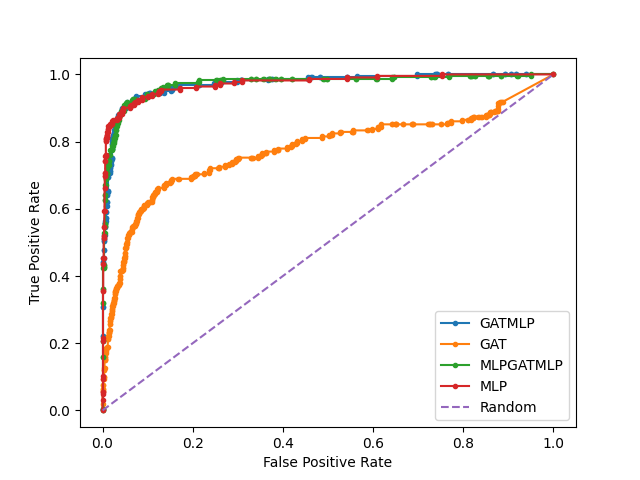

Write the Python code that produced this figure.
__version__ = '1.0.0'
__author__ = 'Martino Pulici'


import argparse
import glob
import os
import random

import matplotlib.pyplot as plt
import numpy as np
import pandas as pd
from sklearn.metrics import roc_curve, roc_auc_score
import torch
from torch.autograd import Variable
import torch.nn as nn
import torch.optim as optim

from aml.load_data import load_data
from aml.models import GAT, GAT_MLP, MLP, MLP_GAT_MLP, SLP
from aml.utils import best_f1, evaluate


# Perform testing
def test():
    model.eval()
    output = model(features, adj)
    _, threshold = best_f1(output[idx_val], labels[idx_val])
    loss_test = loss(output[idx_test], labels[idx_test].unsqueeze(1))
    acc_test, prec_test, rec_test, f1_test = evaluate(
        output[idx_test], labels[idx_test], threshold=threshold)
    lr_auc = roc_auc_score(
        labels[idx_test].data.tolist(),
        output[idx_test].data.tolist())
    print(file,
          'loss = {:.3f},'.format(loss_test.data.item()),
          'accuracy = {:.3f},'.format(acc_test),
          'precision = {:.3f},'.format(prec_test),
          'recall = {:.3f},'.format(rec_test),
          'f1-score = {:.3f},'.format(f1_test),
          'ROC-AUC = {:.3f}'.format(lr_auc))
    lr_fpr, lr_tpr, _ = roc_curve(
        labels[idx_test].data.tolist(), output[idx_test].data.tolist())
    plt.plot(lr_fpr, lr_tpr, marker='.', label=model_name)
    return pd.concat([df,
                      pd.DataFrame([{'model_name': model_name,
                                     'lr': lr,
                                     'weight_decay': weight_decay,
                                     'hidden': hidden,
                                     'nb_heads': nb_heads,
                                     'dropout': dropout,
                                     'alpha': alpha,
                                     'loss': loss_test.data.item(),
                                     'accuracy': acc_test,
                                     'precision': prec_test,
                                     'recall': rec_test,
                                     'f1-score': f1_test,
                                     'ROC-AUC': lr_auc}])],
                     ignore_index=True)


# Parse arguments
parser = argparse.ArgumentParser()
parser.add_argument(
    '--folder',
    type=str,
    default='checkpoints',
    help='.pkl files folder.')
parser.add_argument('--seed', type=int, default=28, help='Random seed.')
args = parser.parse_args()

# Set random seeds
random.seed(args.seed)
np.random.seed(args.seed)
torch.manual_seed(args.seed)

if torch.cuda.is_available():
    torch.cuda.manual_seed(args.seed)

# Load data
adj, features, labels, idx_train, idx_val, idx_test = load_data()

# Initialize loss
loss = nn.BCELoss()

# Initialize dataframe
df = pd.DataFrame()

# Perform testing loop
for file in sorted(glob.glob(args.folder + '/*')):
    model_name, lr, weight_decay, hidden, nb_heads, dropout, alpha = os.path.basename(file)[
        :-4].split('_')
    lr = float(lr)
    weight_decay = float(weight_decay)
    hidden = int(hidden)
    nb_heads = int(nb_heads)
    dropout = float(dropout)
    alpha = float(alpha)
    if model_name == 'SLP':
        model = SLP(nfeat=features.shape[1], dropout=dropout)
    if model_name == 'MLP':
        model = MLP(nfeat=features.shape[1], dropout=dropout)
    if model_name == 'GAT':
        model = GAT(
            nfeat=features.shape[1],
            nhid=hidden,
            dropout=dropout,
            alpha=alpha,
            nheads=nb_heads)
    if model_name == 'GATMLP':
        model = GAT_MLP(
            nfeat=features.shape[1],
            nhid=hidden,
            dropout=dropout,
            alpha=alpha,
            nheads=nb_heads)
    if model_name == 'MLPGATMLP':
        model = MLP_GAT_MLP(
            nfeat=features.shape[1],
            nhid=hidden,
            dropout=dropout,
            alpha=alpha,
            nheads=nb_heads)
    if torch.cuda.is_available():
        model.cuda()
        features = features.cuda()
        adj = adj.cuda()
        labels = labels.cuda()
        idx_train = idx_train.cuda()
        idx_val = idx_val.cuda()
        idx_test = idx_test.cuda()
    features, adj, labels = Variable(features), Variable(adj), Variable(labels)
    optimizer = optim.Adam(
        model.parameters(),
        lr=lr,
        weight_decay=weight_decay)
    if torch.cuda.is_available():
        model.load_state_dict(torch.load(file))
    else:
        model.load_state_dict(
            torch.load(
                file,
                map_location=torch.device('cpu')))
    df = test()

# Save test results
df.to_csv('test.csv', index=False)

# Plot ROC curves
ns_probs = [0 for _ in range(len(labels[idx_test].data.tolist()))]
ns_fpr, ns_tpr, _ = roc_curve(labels[idx_test].data.tolist(), ns_probs)
plt.plot(ns_fpr, ns_tpr, linestyle='--', label='Random')
plt.xlabel('False Positive Rate')
plt.ylabel('True Positive Rate')
plt.legend()
plt.savefig('test.png')
